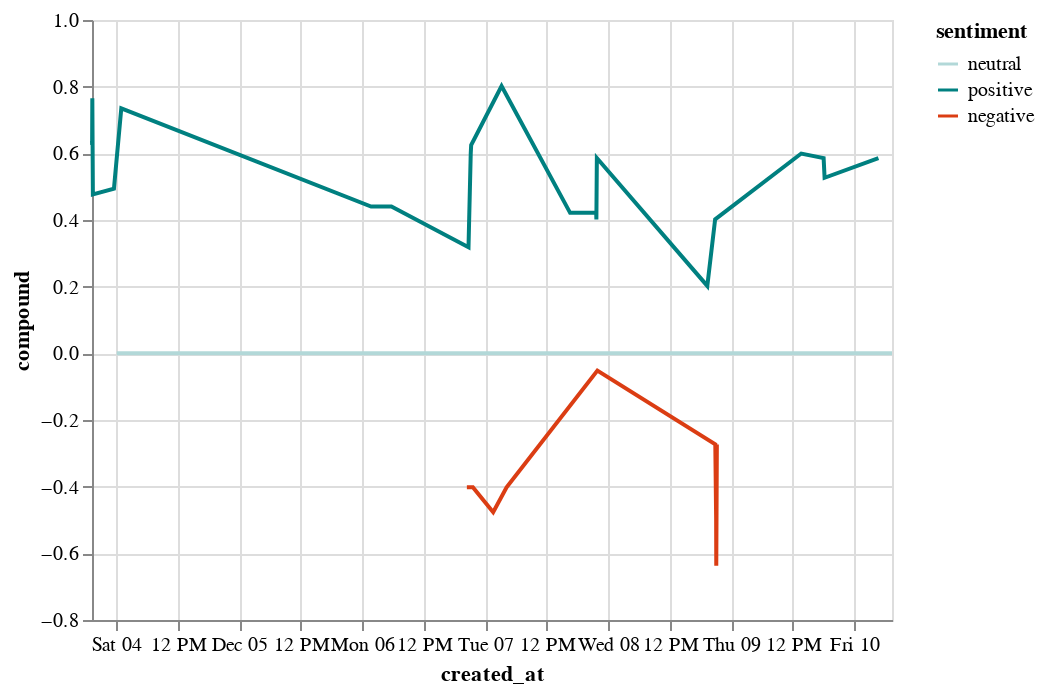

Notebook code for this chart:
### Code cell
alt.Chart(df).mark_line().encode(
   x=alt.X('created_at:T'),
   y=alt.Y('compound'),
   color=alt.Color('sentiment', scale=alt.Scale(domain=domain, range=range_))
)

### Figure 1 — Vega-Lite specification as saved in the notebook (floating-point values rounded to 4 significant figures)
{"config": {"view": {"continuousWidth": 400, "continuousHeight": 300}}, "data": {"name": "data-38fa7075fbe3d47f2a9be53be08e44c0"}, "mark": "line", "encoding": {"color": {"field": "sentiment", "scale": {"domain": ["neutral", "positive", "negative"], "range": ["#b2d8d8", "#008080", "#db3d13"]}, "type": "nominal"}, "x": {"field": "created_at", "type": "temporal"}, "y": {"field": "compound", "type": "quantitative"}}, "$schema": "https://vega.github.io/schema/vega-lite/v4.17.0.json", "datasets": {"data-38fa7075fbe3d47f2a9be53be08e44c0": [{"created_at": "2021-12-10T07:20:45+00:00", "text": "@albi_sidearms maybe i will …", "text_token": "albi_sidearms maybe", "neg": 0.0, "neu": 1.0, "pos": 0.0, "compound": 0.0, "sentiment": "neutral"}, {"created_at": "2021-12-10T07:19:05+00:00", "text": "@jack https://t.co/ueyr6nawap", "text_token": "jack ueyr6nawap", "neg": 0.0, "neu": 1.0, "pos": 0.0, "compound": 0.0, "sentiment": "neutral"}, {"created_at": "2021-12-10T06:44:19+00:00", "text": "@sawyermerritt 🤣🤣", "text_token": "sawyermerritt", "neg": 0.0, "neu": 1.0, "pos": 0.0, "compound": 0.0, "sentiment": "neutral"}, {"created_at": "2021-12-10T04:42:00+00:00", "text": "@sawyermerritt tesla china has done amazing work", "text_token": "sawyermerritt tesla china done amazing work", "neg": 0.0, "neu": 0.568, "pos": 0.432, "compound": 0.5859, "sentiment": "positive"}, {"created_at": "2021-12-10T04:21:25+00:00", "text": "@mrbeast 🙏", "text_token": "mrbeast", "neg": 0.0, "neu": 1.0, "pos": 0.0, "compound": 0.0, "sentiment": "neutral"}, {"created_at": "2021-12-10T04:20:58+00:00", "text": "@planet4589 earth should be called water", "text_token": "planet4589 earth called water", "neg": 0.0, "neu": 1.0, "pos": 0.0, "compound": 0.0, "sentiment": "neutral"}, {"created_at": "2021-12-10T04:02:41+00:00", "text": "@samifouad 🤣", "text_token": "samifouad", "neg": 0.0, "neu": 1.0, "pos": 0.0, "compound": 0.0, "sentiment": "neutral"}, {"created_at": "2021-12-10T03:59:06+00:00", "text": "@tobyliiiiiiiiii noobtoob", "text_token": "tobyliiiiiiiiii noobtoob", "neg": 0.0, "neu": 1.0, "pos": 0.0, "compound": 0.0, "sentiment": "neutral"}, {"created_at": "2021-12-10T03:56:22+00:00", "text": "thinking of quitting my jobs &amp; becoming an influencer full-time wdyt", "text_token": "thinking quitting jobs amp becoming influencer full time wdyt", "neg": 0.0, "neu": 1.0, "pos": 0.0, "compound": 0.0, "sentiment": "neutral"}, {"created_at": "2021-12-10T02:51:25+00:00", "text": "https://t.co/zrz1eflywy", "text_token": "zrz1eflywy", "neg": 0.0, "neu": 1.0, "pos": 0.0, "compound": 0.0, "sentiment": "neutral"}, {"created_at": "2021-12-09T20:43:05+00:00", "text": "@teslaownerssv 🔥🔥", "text_token": "teslaownerssv", "neg": 0.0, "neu": 1.0, "pos": 0.0, "compound": 0.0, "sentiment": "neutral"}, {"created_at": "2021-12-09T20:19:29+00:00", "text": "@billym2k @thecryptocpa 😬", "text_token": "billym2k thecryptocpa", "neg": 0.0, "neu": 1.0, "pos": 0.0, "compound": 0.0, "sentiment": "neutral"}, {"created_at": "2021-12-09T18:11:56+00:00", "text": "@ballaerospace @nasa_marshall @nasa @spacex congrats!", "text_token": "ballaerospace nasa_marshall nasa spacex congrats", "neg": 0.0, "neu": 0.541, "pos": 0.459, "compound": 0.5267, "sentiment": "positive"}, {"created_at": "2021-12-09T18:11:43+00:00", "text": "@_rykllan @spacex @felixschlang @marcushouse @erdayastronaut @bluemoondance74 @nexthorizonssf rocket fleets grows", "text_token": "_rykllan spacex felixschlang marcushouse erdayastronaut bluemoondance74 nexthorizonssf rocket fleets grows", "neg": 0.0, "neu": 1.0, "pos": 0.0, "compound": 0.0, "sentiment": "neutral"}, {"created_at": "2021-12-09T18:09:31+00:00", "text": "@squawkcnbc @gordonjohnson19 🤣🤣", "text_token": "squawkcnbc gordonjohnson19", "neg": 0.0, "neu": 1.0, "pos": 0.0, "compound": 0.0, "sentiment": "neutral"}, {"created_at": "2021-12-09T18:00:34+00:00", "text": "@rainmaker1973 amazing engine!", "text_token": "rainmaker1973 amazing engine", "neg": 0.0, "neu": 0.345, "pos": 0.655, "compound": 0.5859, "sentiment": "positive"}, {"created_at": "2021-12-09T17:39:45+00:00", "text": "@cnunezimages @spacex @spaceintellige3 💯", "text_token": "cnunezimages spacex spaceintellige3", "neg": 0.0, "neu": 1.0, "pos": 0.0, "compound": 0.0, "sentiment": "neutral"}, {"created_at": "2021-12-09T13:38:30+00:00", "text": "@rainmaker1973 shanghai is beautiful", "text_token": "rainmaker1973 shanghai beautiful", "neg": 0.0, "neu": 0.339, "pos": 0.661, "compound": 0.5994, "sentiment": "positive"}, {"created_at": "2021-12-09T07:09:45+00:00", "text": "@ppathole probably way sooner before it’s too hot for civilization", "text_token": "ppathole probably way sooner hot civilization", "neg": 0.0, "neu": 1.0, "pos": 0.0, "compound": 0.0, "sentiment": "neutral"}, {"created_at": "2021-12-08T21:11:08+00:00", "text": "unless susceptible to extreme natural disasters, nuclear power plants should not be shut down", "text_token": "unless susceptible extreme natural disasters nuclear power plants shut", "neg": 0.275, "neu": 0.534, "pos": 0.191, "compound": -0.2732, "sentiment": "negative"}, {"created_at": "2021-12-08T21:04:14+00:00", "text": "@watcherguru taxing all billionaires at 100% only drops national debt by ~10%, which is just one year of deficit spending", "text_token": "watcherguru taxing billionaires 100 drops national debt one year deficit spending", "neg": 0.366, "neu": 0.634, "pos": 0.0, "compound": -0.6369, "sentiment": "negative"}, {"created_at": "2021-12-08T21:02:40+00:00", "text": "@watcherguru this is scary, something’s got to give", "text_token": "watcherguru scary something got give", "neg": 0.444, "neu": 0.556, "pos": 0.0, "compound": -0.4939, "sentiment": "negative"}, {"created_at": "2021-12-08T20:56:14+00:00", "text": "nothing is more permanent than a “temporary” government program", "text_token": "nothing permanent temporary government program", "neg": 0.0, "neu": 1.0, "pos": 0.0, "compound": 0.0, "sentiment": "neutral"}, {"created_at": "2021-12-08T20:53:21+00:00", "text": "@traderjourney exactly!", "text_token": "traderjourney exactly", "neg": 0.0, "neu": 1.0, "pos": 0.0, "compound": 0.0, "sentiment": "neutral"}, {"created_at": "2021-12-08T20:52:56+00:00", "text": "there is a lot of accounting trickery in this bill that isn’t being disclosed to the public", "text_token": "lot accounting trickery bill disclosed public", "neg": 0.296, "neu": 0.704, "pos": 0.0, "compound": -0.2732, "sentiment": "negative"}, {"created_at": "2021-12-08T20:51:04+00:00", "text": "if “temporary” provisions in the build back better act become permanent, us national debt will increase by 24%! https://t.co/kkdpc45job", "text_token": "temporary provisions build back better act become permanent national debt increase kkdpc45job", "neg": 0.15, "neu": 0.539, "pos": 0.311, "compound": 0.4019, "sentiment": "positive"}, {"created_at": "2021-12-08T19:19:15+00:00", "text": "@engineers_feed judith cohen (jack black’s mother) also did important work on apollo https://t.co/jborez8llw", "text_token": "engineers_feed judith cohen jack black mother also important work apollo jborez8llw", "neg": 0.0, "neu": 0.847, "pos": 0.153, "compound": 0.2023, "sentiment": "positive"}, {"created_at": "2021-12-08T17:29:13+00:00", "text": "@28delayslater https://t.co/jvsalwjfcj", "text_token": "28delayslater jvsalwjfcj", "neg": 0.0, "neu": 1.0, "pos": 0.0, "compound": 0.0, "sentiment": "neutral"}, {"created_at": "2021-12-08T17:28:03+00:00", "text": "@28delayslater https://t.co/ej9swabcfm", "text_token": "28delayslater ej9swabcfm", "neg": 0.0, "neu": 1.0, "pos": 0.0, "compound": 0.0, "sentiment": "neutral"}, {"created_at": "2021-12-08T17:26:46+00:00", "text": "@28delayslater https://t.co/mo4bi8mnqt", "text_token": "28delayslater mo4bi8mnqt", "neg": 0.0, "neu": 1.0, "pos": 0.0, "compound": 0.0, "sentiment": "neutral"}, {"created_at": "2021-12-08T17:24:31+00:00", "text": "@28delayslater 🧐", "text_token": "28delayslater", "neg": 0.0, "neu": 1.0, "pos": 0.0, "compound": 0.0, "sentiment": "neutral"}, {"created_at": "2021-12-08T17:21:49+00:00", "text": "https://t.co/fjaw6l5ba0", "text_token": "fjaw6l5ba0", "neg": 0.0, "neu": 1.0, "pos": 0.0, "compound": 0.0, "sentiment": "neutral"}, {"created_at": "2021-12-08T17:04:36+00:00", "text": "@waitbutwhy brain transplants", "text_token": "waitbutwhy brain transplants", "neg": 0.0, "neu": 1.0, "pos": 0.0, "compound": 0.0, "sentiment": "neutral"}, {"created_at": "2021-12-08T05:01:43+00:00", "text": "@jessica_kirsh @spacex booster production is currently ahead of engine production", "text_token": "jessica_kirsh spacex booster production currently ahead engine production", "neg": 0.0, "neu": 1.0, "pos": 0.0, "compound": 0.0, "sentiment": "neutral"}, {"created_at": "2021-12-08T05:00:06+00:00", "text": "@tesla_raj lot of people don’t realize that you can watch almost any show in a tesla", "text_token": "tesla_raj lot people realize watch almost show tesla", "neg": 0.0, "neu": 1.0, "pos": 0.0, "compound": 0.0, "sentiment": "neutral"}, {"created_at": "2021-12-07T21:53:00+00:00", "text": "@worldandscience if you leave hydrogen out in the sun long enough, it starts talking to itself", "text_token": "worldandscience leave hydrogen sun long enough starts talking", "neg": 0.146, "neu": 0.854, "pos": 0.0, "compound": -0.0516, "sentiment": "negative"}, {"created_at": "2021-12-07T21:46:51+00:00", "text": "@rainmaker1973 wow", "text_token": "rainmaker1973 wow", "neg": 0.0, "neu": 0.208, "pos": 0.792, "compound": 0.5859, "sentiment": "positive"}, {"created_at": "2021-12-07T21:41:10+00:00", "text": "@tobyliiiiiiiiii @rgvaerialphotos @spacex hopefully, this month, no later than next", "text_token": "tobyliiiiiiiiii rgvaerialphotos spacex hopefully month later next", "neg": 0.0, "neu": 0.69, "pos": 0.31, "compound": 0.4019, "sentiment": "positive"}, {"created_at": "2021-12-07T21:39:16+00:00", "text": "@rgvaerialphotos @spacex progress", "text_token": "rgvaerialphotos spacex progress", "neg": 0.0, "neu": 0.417, "pos": 0.583, "compound": 0.4215, "sentiment": "positive"}, {"created_at": "2021-12-07T16:34:00+00:00", "text": "@joshdcaplan it’s true", "text_token": "joshdcaplan true", "neg": 0.0, "neu": 0.263, "pos": 0.737, "compound": 0.4215, "sentiment": "positive"}, {"created_at": "2021-12-07T14:15:59+00:00", "text": "@billym2k 🤣", "text_token": "billym2k", "neg": 0.0, "neu": 1.0, "pos": 0.0, "compound": 0.0, "sentiment": "neutral"}, {"created_at": "2021-12-07T07:56:47+00:00", "text": "@wholemarsblog 🤣", "text_token": "wholemarsblog", "neg": 0.0, "neu": 1.0, "pos": 0.0, "compound": 0.0, "sentiment": "neutral"}, {"created_at": "2021-12-07T04:10:33+00:00", "text": "@teslafsdbeta replacing faulty/missing neurons with circuits is the right way to think about it. many problems can be solved just bridging signals between existing neurons.\n\nprogress will accelerate when we have devices in humans (hard to have nuanced conversations with monkeys) next year.", "text_token": "teslafsdbeta replacing faulty missing neurons circuits right way think many problems solved bridging signals existing neurons progress accelerate devices humans hard nuanced conversations monkeys next year", "neg": 0.257, "neu": 0.597, "pos": 0.146, "compound": -0.4019, "sentiment": "negative"}, {"created_at": "2021-12-07T03:57:42+00:00", "text": "@newsmax there are already minimum age requirements for the house, senate &amp; presidency. reciprocally, there should be maximum age limits too.", "text_token": "newsmax already minimum age requirements house senate amp presidency reciprocally maximum age limits", "neg": 0.0, "neu": 1.0, "pos": 0.0, "compound": 0.0, "sentiment": "neutral"}, {"created_at": "2021-12-07T03:11:40+00:00", "text": "@stocktalkweekly @neuralink i am definitely not saying that we can for sure do this, but i am increasingly confident that it is possible", "text_token": "stocktalkweekly neuralink definitely saying sure increasingly confident possible", "neg": 0.0, "neu": 0.379, "pos": 0.621, "compound": 0.802, "sentiment": "positive"}, {"created_at": "2021-12-07T01:41:40+00:00", "text": "@icannot_enough @kimpaquette exactly", "text_token": "icannot_enough kimpaquette exactly", "neg": 0.0, "neu": 1.0, "pos": 0.0, "compound": 0.0, "sentiment": "neutral"}, {"created_at": "2021-12-07T01:33:35+00:00", "text": "@univercurious that always blows my mind. sad thing is that we haven’t been back to the moon in half a century.", "text_token": "univercurious always blows mind sad thing back moon half century", "neg": 0.256, "neu": 0.744, "pos": 0.0, "compound": -0.4767, "sentiment": "negative"}, {"created_at": "2021-12-07T01:30:30+00:00", "text": "@teslaownerssv did it myself 🤣", "text_token": "teslaownerssv", "neg": 0.0, "neu": 1.0, "pos": 0.0, "compound": 0.0, "sentiment": "neutral"}, {"created_at": "2021-12-06T21:35:48+00:00", "text": "@beniko26020660 10.6.1 coming in a few days to address a few annoying issues", "text_token": "beniko26020660 coming days address annoying issues", "neg": 0.351, "neu": 0.649, "pos": 0.0, "compound": -0.4019, "sentiment": "negative"}, {"created_at": "2021-12-06T21:16:00+00:00", "text": "@rainmaker1973 looking forward to visiting. i’ve heard it’s awesome.", "text_token": "rainmaker1973 looking forward visiting heard awesome", "neg": 0.0, "neu": 0.549, "pos": 0.451, "compound": 0.6249, "sentiment": "positive"}, {"created_at": "2021-12-06T21:14:36+00:00", "text": "a background in “ai” is not needed, just exceptional skill in software or computer design", "text_token": "background needed exceptional skill software computer design", "neg": 0.0, "neu": 1.0, "pos": 0.0, "compound": 0.0, "sentiment": "neutral"}, {"created_at": "2021-12-06T21:10:51+00:00", "text": "@nasa @nasa_astronauts congratulations!", "text_token": "nasa nasa_astronauts congratulations", "neg": 0.0, "neu": 0.339, "pos": 0.661, "compound": 0.5994, "sentiment": "positive"}, {"created_at": "2021-12-06T20:44:50+00:00", "text": "@drsallyl @tesla coming soon. lot of cool stuff.", "text_token": "drsallyl tesla coming soon lot cool stuff", "neg": 0.0, "neu": 0.723, "pos": 0.277, "compound": 0.3182, "sentiment": "positive"}, {"created_at": "2021-12-06T20:25:43+00:00", "text": "@kimpaquette tesla publishes accident statistics quarterly. they are so much better than other vehicles, it is ridiculous. https://t.co/q44lsk1bnk", "text_token": "kimpaquette tesla publishes accident statistics quarterly much better vehicles ridiculous q44lsk1bnk", "neg": 0.339, "neu": 0.485, "pos": 0.176, "compound": -0.4019, "sentiment": "negative"}, {"created_at": "2021-12-06T05:42:48+00:00", "text": "as always, tesla is looking for hardcore ai engineers who care about solving problems that directly affect people’s lives in a major way.\nhttps://t.co/0b5tooohcj", "text_token": "always tesla looking hardcore engineers care solving problems directly affect people lives major way 0b5tooohcj", "neg": 0.133, "neu": 0.591, "pos": 0.276, "compound": 0.4404, "sentiment": "positive"}, {"created_at": "2021-12-06T01:44:54+00:00", "text": "@aeiecon @sciguyspace @jimpethokoukis @pe_podcast_aei good summary", "text_token": "aeiecon sciguyspace jimpethokoukis pe_podcast_aei good summary", "neg": 0.0, "neu": 0.633, "pos": 0.367, "compound": 0.4404, "sentiment": "positive"}, {"created_at": "2021-12-05T19:14:07+00:00", "text": "@epavlic he is quite a bossy dog :)", "text_token": "epavlic quite bossy dog", "neg": 0.0, "neu": 1.0, "pos": 0.0, "compound": 0.0, "sentiment": "neutral"}, {"created_at": "2021-12-05T03:35:29+00:00", "text": "@billym2k nfts are jpeging the dollar", "text_token": "billym2k nfts jpeging dollar", "neg": 0.0, "neu": 1.0, "pos": 0.0, "compound": 0.0, "sentiment": "neutral"}, {"created_at": "2021-12-05T03:33:22+00:00", "text": "@billym2k 🤣", "text_token": "billym2k", "neg": 0.0, "neu": 1.0, "pos": 0.0, "compound": 0.0, "sentiment": "neutral"}, {"created_at": "2021-12-04T20:12:16+00:00", "text": "@ercxspace landing on tower arms", "text_token": "ercxspace landing tower arms", "neg": 0.0, "neu": 1.0, "pos": 0.0, "compound": 0.0, "sentiment": "neutral"}, {"created_at": "2021-12-04T15:37:34+00:00", "text": "@muratpak my car is currently orbiting mars", "text_token": "muratpak car currently orbiting mars", "neg": 0.0, "neu": 1.0, "pos": 0.0, "compound": 0.0, "sentiment": "neutral"}, {"created_at": "2021-12-04T15:36:37+00:00", "text": "@muratpak you betcha", "text_token": "muratpak betcha", "neg": 0.0, "neu": 1.0, "pos": 0.0, "compound": 0.0, "sentiment": "neutral"}, {"created_at": "2021-12-04T15:09:32+00:00", "text": "starships to ♥️ mars ♥️", "text_token": "starships mars", "neg": 0.0, "neu": 1.0, "pos": 0.0, "compound": 0.0, "sentiment": "neutral"}, {"created_at": "2021-12-04T15:08:15+00:00", "text": "we will soon make these real https://t.co/t4z5onfnww", "text_token": "soon make real t4z5onfnww", "neg": 0.0, "neu": 1.0, "pos": 0.0, "compound": 0.0, "sentiment": "neutral"}, {"created_at": "2021-12-04T01:29:15+00:00", "text": "https://t.co/sigzpdyx76", "text_token": "sigzpdyx76", "neg": 0.0, "neu": 1.0, "pos": 0.0, "compound": 0.0, "sentiment": "neutral"}, {"created_at": "2021-12-04T01:01:30+00:00", "text": "@id_aa_carmack haha pretty much", "text_token": "id_aa_carmack haha pretty much", "neg": 0.0, "neu": 0.244, "pos": 0.756, "compound": 0.7351, "sentiment": "positive"}, {"created_at": "2021-12-04T00:08:47+00:00", "text": "@kristennetten @minimalduck @ludalisl @28delayslater @johnnacrider1 @arctechinc @adamhoov @sawyermerritt @garyblack00 @janeidyeve @renatakonkoly exactly", "text_token": "kristennetten minimalduck ludalisl 28delayslater johnnacrider1 arctechinc adamhoov sawyermerritt garyblack00 janeidyeve renatakonkoly exactly", "neg": 0.0, "neu": 1.0, "pos": 0.0, "compound": 0.0, "sentiment": "neutral"}, {"created_at": "2021-12-03T23:35:30+00:00", "text": "@joroulette it is an honor to serve nasa and the countries of the international space station", "text_token": "joroulette honor serve nasa countries international space station", "neg": 0.0, "neu": 0.686, "pos": 0.314, "compound": 0.4939, "sentiment": "positive"}, {"created_at": "2021-12-03T19:28:57+00:00", "text": "@nasaspaceflight 39a is hallowed spaceflight ground – no place more deserving of a starship launch pad!\n\nwill have similar, but improved, ground systems &amp; tower to starbase.", "text_token": "nasaspaceflight 39a hallowed spaceflight ground place deserving starship launch pad similar improved ground systems amp tower starbase", "neg": 0.0, "neu": 0.838, "pos": 0.162, "compound": 0.4767, "sentiment": "positive"}, {"created_at": "2021-12-03T19:22:34+00:00", "text": "@evafoxu @sawyermerritt huge cranes are cool haha", "text_token": "evafoxu sawyermerritt huge cranes cool haha", "neg": 0.0, "neu": 0.283, "pos": 0.717, "compound": 0.765, "sentiment": "positive"}, {"created_at": "2021-12-03T19:20:15+00:00", "text": "@ppathole @ercxspace @spacex this will look so awesome!", "text_token": "ppathole ercxspace spacex look awesome", "neg": 0.0, "neu": 0.494, "pos": 0.506, "compound": 0.6249, "sentiment": "positive"}, {"created_at": "2021-12-03T19:18:44+00:00", "text": "@evafoxu @sawyermerritt i love norway! 🇳🇴 ♥️🇳🇴", "text_token": "evafoxu sawyermerritt love norway", "neg": 0.0, "neu": 0.417, "pos": 0.583, "compound": 0.6369, "sentiment": "positive"}]}}
